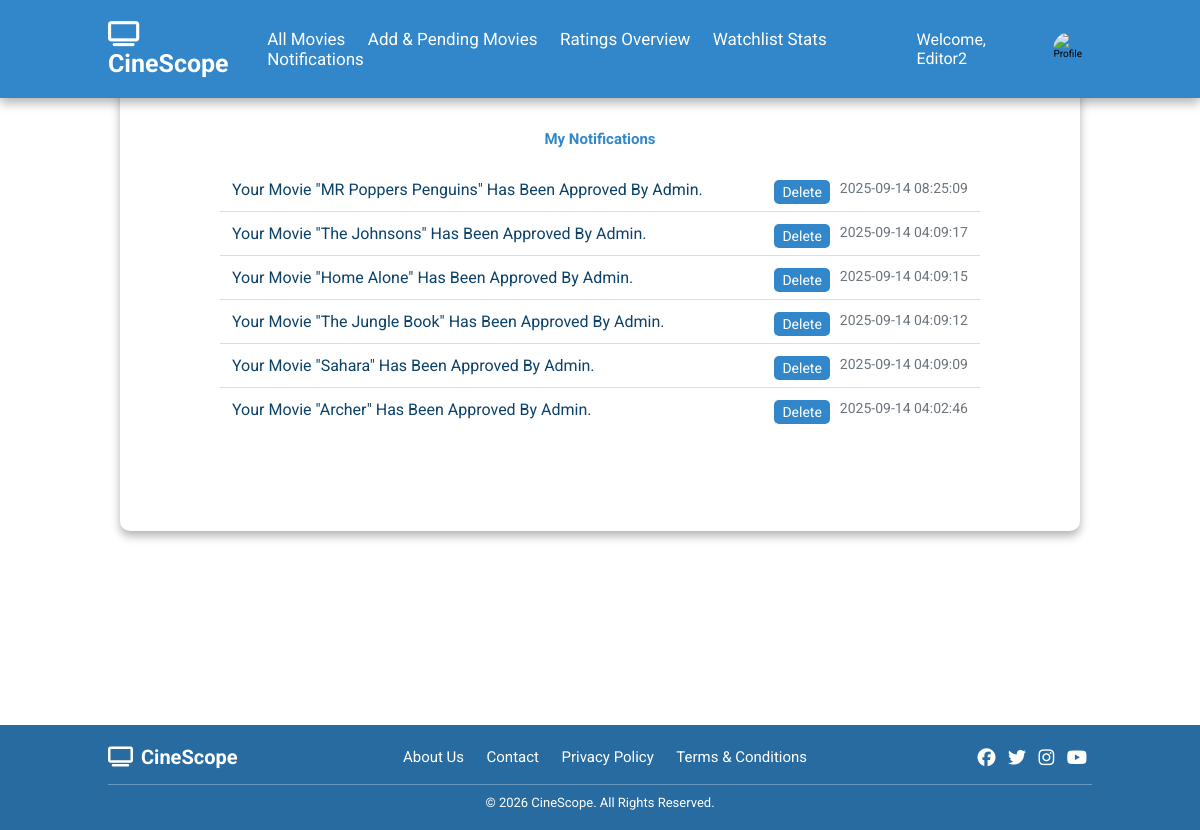
The app's page /editor_notification.php (signed in) with its own data.
### tables this page shows
CREATE TABLE `notification` (
  `id` int(11) NOT NULL,
  `editor` varchar(100) NOT NULL,
  `message` text DEFAULT NULL,
  `created_at` timestamp NOT NULL DEFAULT current_timestamp()
);

### editor_notification.php (the view, shortened to what this page needs)
<?php
require 'config.php';
$editorUser = mysqli_real_escape_string($conn, $_SESSION['user']);
$res = mysqli_query($conn, "SELECT * FROM notification WHERE editor='$editorUser' ORDER BY created_at DESC");
?>
<!DOCTYPE html>
<html>
<head>
    <link rel="stylesheet" href="css/editor_notification.css">
</head>
<body>
<?php include 'ed_header.php'; ?>
<div class="container">
    <h2>My Notifications</h2>
    <?php if(mysqli_num_rows($res) > 0){ ?>
        <?php while($n = mysqli_fetch_assoc($res)){ ?>
            <div class="notif">
                <span class="msg"><?php echo htmlspecialchars($n['message']); ?></span>
                <span class="time"><?php echo $n['created_at']; ?></span>
                <a class="delete-btn" href="editor_notification.php?delete_id=<?php echo $n['id']; ?>" onclick="return confirm('Are you sure to delete this notification?');">Delete</a>
            </div>
        <?php } ?>
    <?php } else { ?>
        <p class="no-notif">No notifications yet.</p>
    <?php } ?>
</div>
<?php include 'footer.php'; ?>
</body>
</html>

### css/editor_notification.css (style rules this page uses)
:root { --primary: #3187c9; --black: #0c416a; --light-color: #6c757d; --white: #ffffff; --accent: #f4b400; --background: #f8f9fa; --box-shadow: 0 .5rem 1rem rgba(0, 0, 0, .3); --border: .2rem solid rgba(0, 0, 0, .1); --outline: .1rem solid rgba(49, 135, 201, .3); }
* { font-family: "Roboto", sans-serif; margin:0; padding:0; box-sizing:border-box; text-decoration:none; transition:all .2s linear; }
body { background: var(--background); }
.container { width: 80%; margin: 30px auto; background: var(--white); padding: 100px; border-radius: 10px; box-shadow: var(--box-shadow); }
h2 { text-align: center; margin-bottom: 20px; color: var(--primary); font-weight: 700; }
.notif { padding: 12px; border-bottom: 1px solid #ddd; position: relative; color: var(--black); font-size: 1.6rem; }
.notif:last-child { border-bottom: none; }
.msg { color: var(--black); }
.time { font-size: 1.4rem; color: var(--light-color); float: right; margin-left: 10px; }
.delete-btn { display: inline-block; background: var(--primary); color: var(--white); text-decoration: none; padding: 4px 8px; border-radius: 5px; font-size: 1.4rem; float: right; margin-left: 10px; }

### css/ad_header.css (style rules this page uses)
:root { --primary: #3187c9; --black: #0c416a; --light-color: #6c757d; --white:#ffffff; --accent: #f4b400; --background: #f8f9fa; --box-shadow: 0 .5rem 1rem rgba(0, 0, 0, .3); --border: .2rem solid rgba(0, 0, 0, .1); --outline: .1rem solid rgba(49, 135, 201, .3); }
* { font-family: "Roboto", sans-serif; margin:0; padding:0; box-sizing:border-box; outline:none; border:none; text-decoration:none; text-transform:capitalize; transition:all .2s linear; }
html { font-size:62.5%; overflow-x:hidden; scroll-behavior:smooth; scroll-padding-top:7rem; }
body { background:white; }

### css/footer.css (style rules this page uses)
html { height: 100%; }
body { min-height: 100%; position: relative; margin: 0; padding: 0 0 120px; }

### records on screen
notification: message "Your Movie \"MR Poppers Penguins\" Has Been Approved By Admin.", created_at "2025-09-14 08:25:09"
notification: message "Your Movie \"The Johnsons\" Has Been Approved By Admin.", created_at "2025-09-14 04:09:17"
notification: message "Your Movie \"Home Alone\" Has Been Approved By Admin.", created_at "2025-09-14 04:09:15"
notification: message "Your Movie \"The Jungle Book\" Has Been Approved By Admin.", created_at "2025-09-14 04:09:12"
notification: message "Your Movie \"Sahara\" Has Been Approved By Admin.", created_at "2025-09-14 04:09:09"
notification: message "Your Movie \"Archer\" Has Been Approved By Admin.", created_at "2025-09-14 04:02:46"

### other values on screen
$_SESSION['user'] "Editor2"
